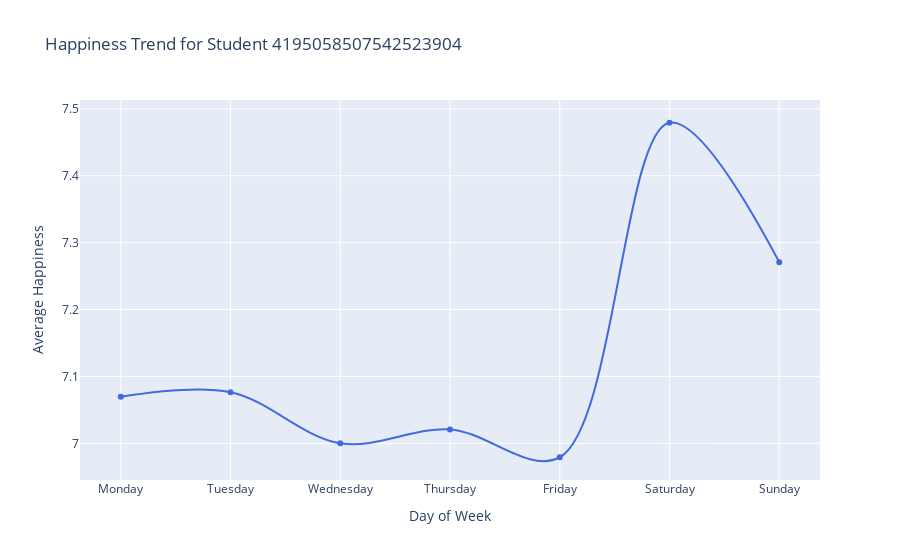

The notebook cell saved with this chart:
### Markdown cell above
**Happiness Trend Across Days for the Student**

### Code cell
import plotly.express as px

# Happiness per Day
happiness_day = student_data.groupby('Day')['Happy'].mean().reindex(
    ['Monday', 'Tuesday', 'Wednesday', 'Thursday', 'Friday', 'Saturday', 'Sunday']
).reset_index()

# Plot
fig = px.line(
    happiness_day,
    x='Day',
    y='Happy',
    markers=True,
    title=f'Happiness Trend for Student {student_id}',
    line_shape='spline',
    color_discrete_sequence=['royalblue']
)

fig.update_layout(
    yaxis_title='Average Happiness',
    xaxis_title='Day of Week',
)

fig.show()

### Figure 1 — Plotly figure (JSON) as saved in the notebook; plotly's stock layout.template omitted (floating-point values rounded to 4 significant figures)
{"data": [{"hovertemplate": "Day=%{x}<br>Happy=%{y}<extra></extra>", "legendgroup": "", "line": {"color": "royalblue", "dash": "solid", "shape": "spline"}, "marker": {"symbol": "circle"}, "mode": "lines+markers", "name": "", "orientation": "v", "showlegend": false, "type": "scatter", "x": ["Monday", "Tuesday", "Wednesday", "Thursday", "Friday", "Saturday", "Sunday"], "xaxis": "x", "y": [7.069, 7.076, 7.0, 7.021, 6.979, 7.479, 7.271], "yaxis": "y"}], "layout": {"legend": {"tracegroupgap": 0}, "title": {"text": "Happiness Trend for Student 4195058507542523904"}, "xaxis": {"anchor": "y", "domain": [0, 1], "title": {"text": "Day of Week"}}, "yaxis": {"anchor": "x", "domain": [0, 1], "title": {"text": "Average Happiness"}}}}
